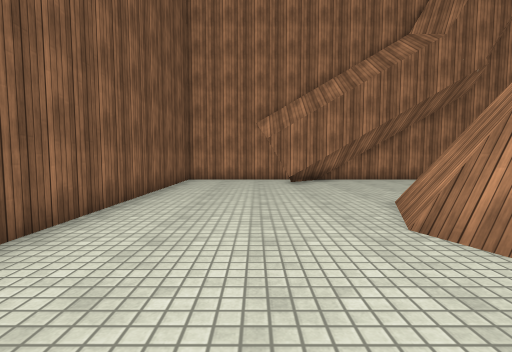
view 1 (above)

15 first-person views from a walk through a 3-D level made in the Unity game engine. The camera is 1.2 m above the floor, tilts 4° down and sees 85° across. The floor is counted in squares, 1 m on a side. Each view is taken from the middle of a square. On the plan, view 1 faces up. The plan holds only what a view shows up to about 13 squares ahead; the rest is blank. The place goes on beyond the plan. The player is left out. Surface patterns are stand-ins for the level's own textures.

view 2
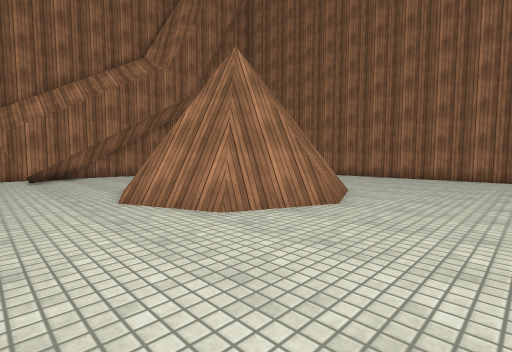

view 3
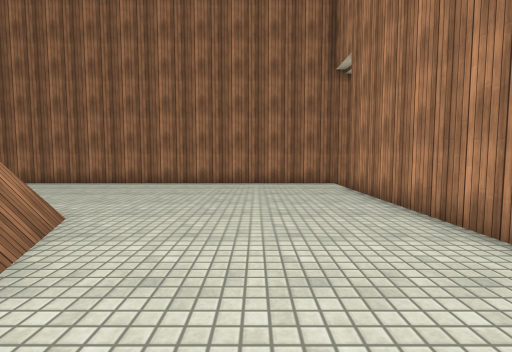

view 4
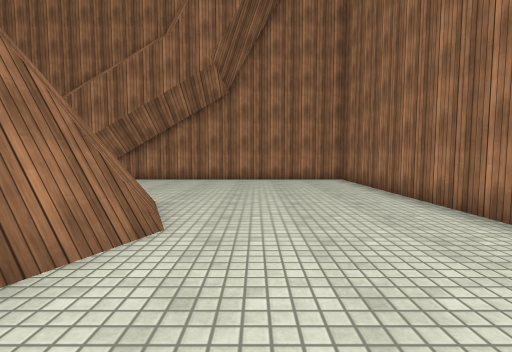

view 5
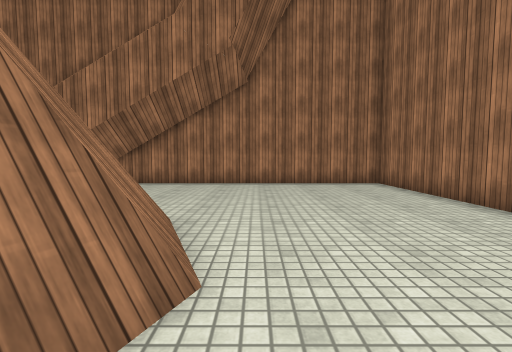

view 6
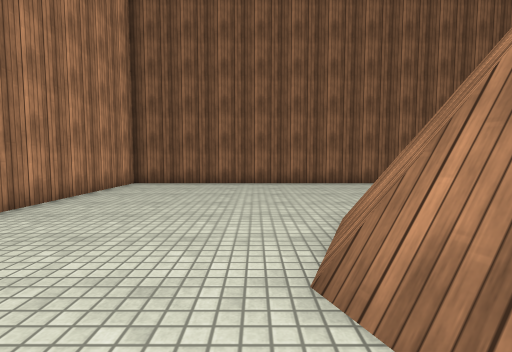

view 7
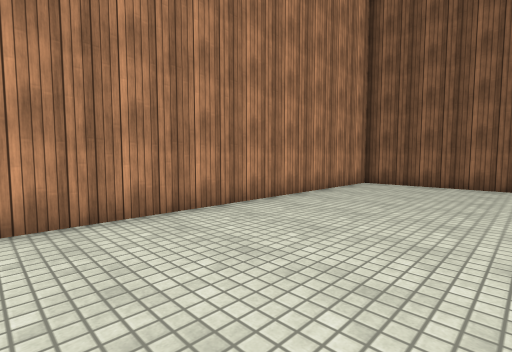

view 8
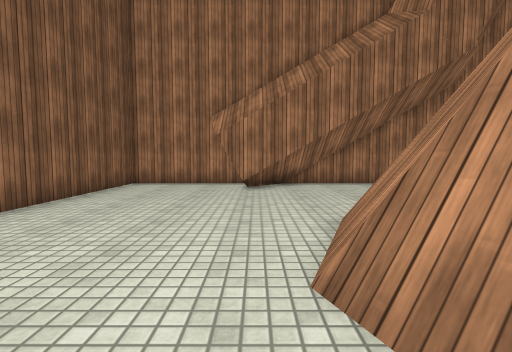

view 9
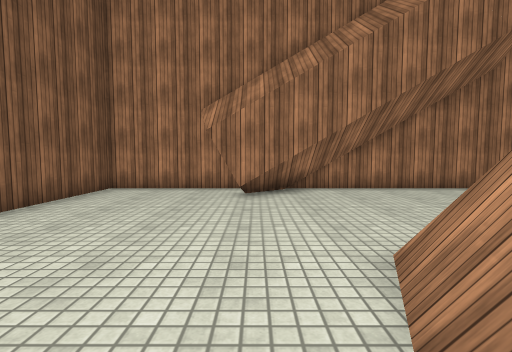

view 10
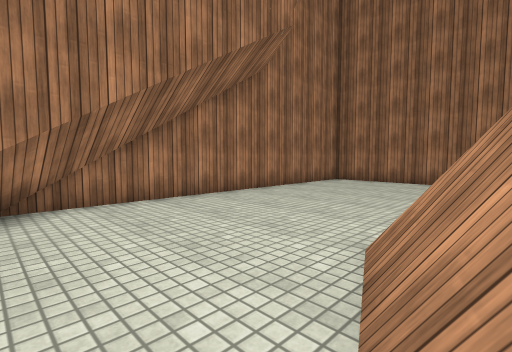

view 11
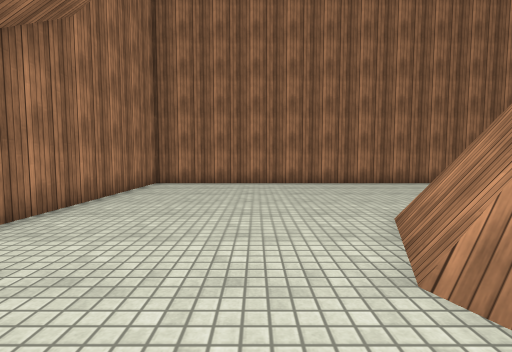

view 12
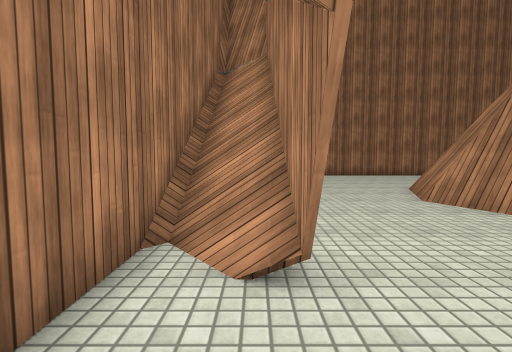

view 13
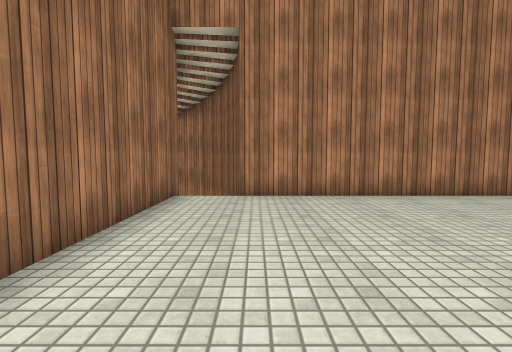

view 14
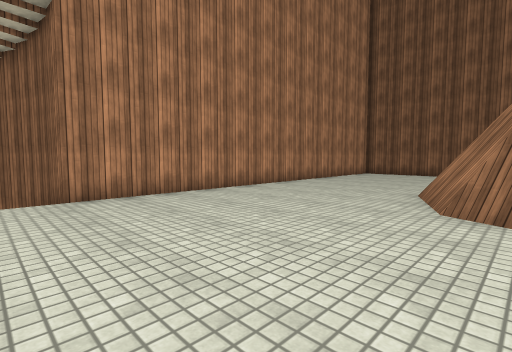

view 15
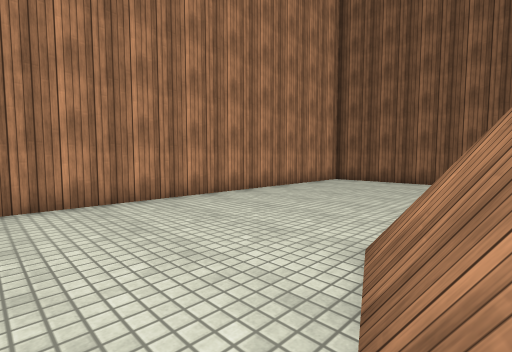

### Floor plan
Points are (right, up) in squares from view 1. A wall is a line through its corners. A room is listed if a view was taken in it or the views show most of it. See-through windows are left out.
Room 1 (views 1, 2, 3, 4, 5, 6, 7, 8, 9, 10, 11, 12, 13, 14, 15)
walls: (8.5, 2.5) (6.4, 1.7) (4.5, 2.5) (3.7, 4.4) (4.6, 6.5); (9.1, 2.8) (8.9, 2.2) (6.6, 1.3); (8.8, 2.8) (8.6, 2.3) (6.4, 1.4) (4.3, 2.3) (3.3, 4.6) (4.3, 6.8); (9.5, 4.5) (9, 3.2); (8.4, 6.5) (9.2, 4.4); (8.8, 6.9) (9.8, 4.5) (9.2, 3); (3.6, 4.6) (4.4, 6.6); (5.5, 6.9) (6.5, 7.3) (8.6, 6.5); (5.2, 7.1) (6.5, 7.6) (8.6, 6.7) (9.4, 4.7) (8.9, 3.4); (4.7, 7) (6.6, 7.8); (14.5, -6) (14.6, -6.8); (14.6, -6.7) (14.8, -7.4); (14.8, -7.3) (15, -8); (16.5, -6) (16.5, 14.5) (-3.5, 14.5) (-3.5, -5.5) (14.5, -5.5) (14.5, -6.2); (16.6, -6.4) (16.5, -5.9); (15, -7.8) (15.3, -8.5); (15.3, -8.4) (15.7, -9.1); (4.2, 12.5) (0.6, 12.5); (0.6, 12.6) (4.2, 12.6)
low walls: (6.6, 1.1) (3.9, 2.2) (3, 4.4) (4.2, 7.2) (6.4, 8.2) (9, 7.1) (10.1, 4.5) (9, 2.1) (6.4, 1); (10.3, 4.4) (9.2, 1.9) (6.4, 0.7) (3.8, 1.8) (2.7, 4.4) (3.9, 7.2); (4.1, 2.4) (3.3, 4.4); (6.3, 7.9) (8.8, 6.9); (6.6, 8.3) (9.2, 7.2); (4.1, 7) (6.6, 8.1)

Positions as (right, up) in squares from view 1, and headings:
1: (0, 0), facing up
2: (0, -3), facing up-right
3: (4, -2), facing right
4: (12, 0), facing up
5: (11, 2), facing up
6: (9, 0), facing left
7: (9, 0), facing down-left
8: (2, 2), facing up
9: (2, 4), facing up
10: (3, 7), facing up-right
11: (4, 10), facing right
12: (-1, 13), facing right
13: (14, 3), facing down
14: (16, 3), facing down-left
15: (10, 2), facing down-left
